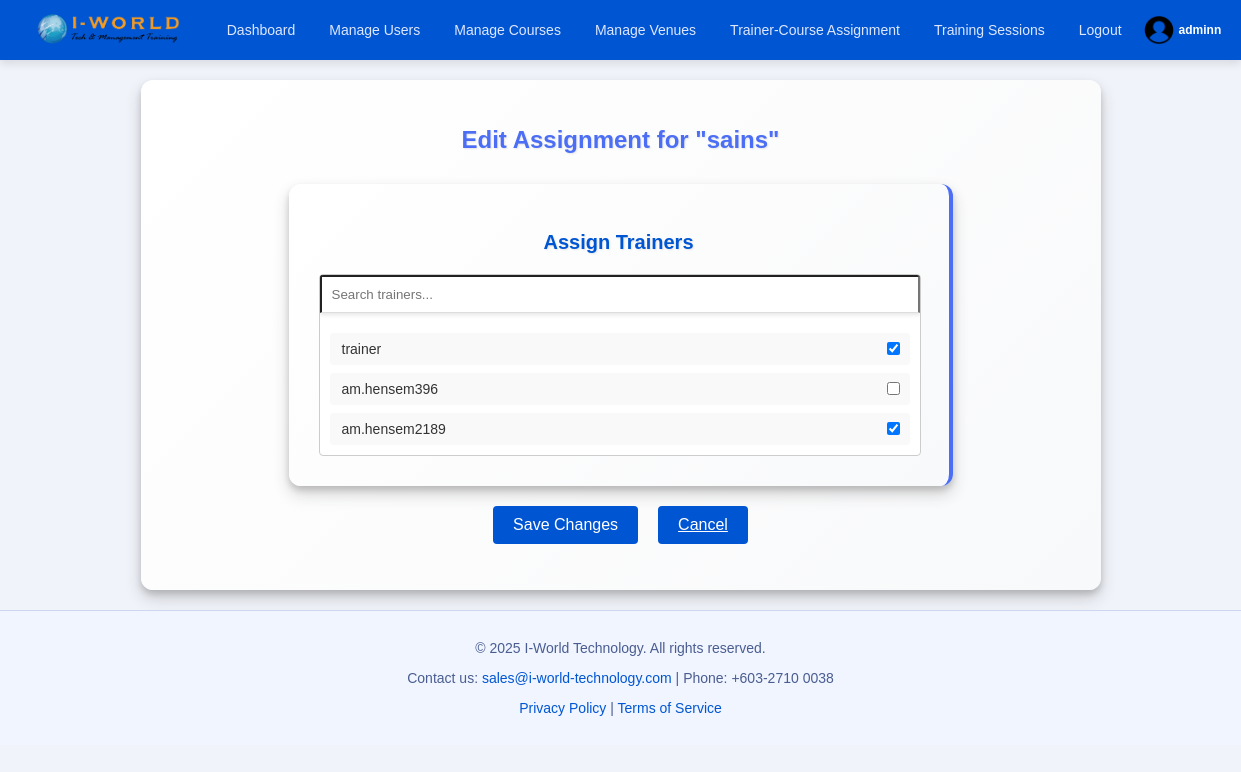
The app's page /edit_assignment.php?course=sains (signed in) with its own data.
### tables this page shows
CREATE TABLE `users` (
  `id` int(11) NOT NULL,
  `username` varchar(50) NOT NULL,
  `first_name` varchar(50) NOT NULL,
  `last_name` varchar(50) NOT NULL,
  `password` varchar(255) NOT NULL,
  `email` varchar(100) NOT NULL,
  `role_id` int(11) NOT NULL,
  `created_at` timestamp NOT NULL DEFAULT current_timestamp(),
  `created_by` int(11) DEFAULT NULL,
  `phone_number` varchar(15) DEFAULT NULL
);

### edit_assignment.php (the view, shortened to what this page needs)
<?php
require_once 'config.php';
include 'navbar.php';
$courseName = $_GET['course'];
$courseQuery = $conn->prepare("SELECT id FROM courses WHERE course_name = ?");
$courseQuery->bind_param('s', $courseName);
$courseQuery->execute();
$courseResult = $courseQuery->get_result();
$course = $courseResult->fetch_assoc();
$courseId = $course['id'];
$assignedTrainersQuery = $conn->prepare("
    SELECT t.id, t.username
    FROM course_assignments ca
    JOIN users t ON ca.trainer_id = t.id
    WHERE ca.course_id = ?
");
$assignedTrainersQuery->bind_param('i', $courseId);
$assignedTrainersQuery->execute();
$assignedTrainersResult = $assignedTrainersQuery->get_result();
$assignedTrainers = [];
while ($row = $assignedTrainersResult->fetch_assoc()) {
    $assignedTrainers[$row['id']] = $row['username'];
}
$allTrainersQuery = $conn->query("SELECT id, username FROM users WHERE role_id = 3");
?>
<!DOCTYPE html>
<html lang="en">
<head>
    <link rel="stylesheet" href="styles.css">
</head>
<body>
<div class="form-container" style="max-width: 900px;">
    <h1>Edit Assignment for "<?php echo htmlspecialchars($courseName); ?>"</h1>
    <form method="POST" action="edit_assignment.php?course=<?php echo urlencode($courseName); ?>">
        <div class="form-container role-info-container">
            <h2>Assign Trainers</h2>
            <div class="trainer-container">
                <input type="text" id="search-trainers" placeholder="Search trainers..." onkeyup="filterTrainers()">
                <div class="trainer-list" id="trainer-list">
                    <?php while ($trainer = $allTrainersQuery->fetch_assoc()): ?>
                        <label class="trainer-item">
                            <span><?php echo htmlspecialchars($trainer['username']); ?></span>
                            <input type="checkbox" name="trainers[]" value="<?php echo $trainer['id']; ?>" <?php echo in_array($trainer['id'], array_keys($assignedTrainers)) ? 'checked' : ''; ?>>
                        </label>
                    <?php endwhile; ?>
                </div>
            </div>
        </div>
        <div class="form-actions">
            <button type="submit" class="btn btn-primary">Save Changes</button>
            <a href="trainer_course_assignments.php" class="btn btn-secondary">Cancel</a>
        </div>
    </form>
</div>
<?php include 'footer.php'; ?>
</body>
</html>

### styles.css (style rules this page uses)
body { font-family: 'Arial', sans-serif; margin: 0; padding: 0; background-color: #f0f3f9; color: #333; }
.btn { background-color: #0056d2; color: white; padding: 10px 20px; font-size: 16px; border: none; border-radius: 4px; cursor: pointer; transition: background-color 0.3s ease; }
button { background-color: #0056d2; color: #fff; padding: 10px 15px; border: none; border-radius: 4px; font-size: 16px; cursor: pointer; transition: background-color 0.3s ease; }
.form-container { max-width: 600px; margin: 20px auto; background: linear-gradient(135deg, #ffffff, #f8f9fa); box-shadow: 0 8px 16px rgba(48, 46, 46, 0.2), 0 4px 6px rgba(0, 0, 0, 0.15); padding: 30px; border-radius: 12px; }
.form-actions { display: flex; justify-content: center; gap: 20px; margin-top: 20px; }
.role-info-container { margin-top: 30px; border-right: 4px solid #4c6ef5; }
.form-container h1 { color: #0056d2; font-size: 24px; margin-bottom: 20px; text-align: center; }
.form-container h1, .form-container h2 { color: #4c6ef5; text-shadow: 1px 1px 2px rgba(0, 0, 0, 0.1); margin-bottom: 20px; text-align: center; }
.form-container h2 { font-size: 20px; color: #0056d2; text-align: center; }
.trainer-container { position: relative; width: 100%; max-height: 200px; overflow-y: auto; border: 1px solid #ccc; border-radius: 4px; padding: 0; background-color: #fff; }
.trainer-container input[type="text"] { position: sticky; top: 0; z-index: 1; background-color: #fff; padding: 10px; border-bottom: 1px solid #ddd; box-shadow: 0 2px 4px rgba(0, 0, 0, 0.1); width: 100%; box-sizing: border-box; }
.trainer-list { display: flex; flex-direction: column; gap: 8px; padding: 10px; }
#search-courses, #search-trainers { margin-bottom: 10px; }
.trainer-list { display: flex; flex-direction: column; gap: 8px; }
.trainer-item { display: flex; align-items: center; justify-content: space-between; padding: 8px 0 8px 12px; border-radius: 4px; cursor: pointer; background-color: #f9f9f9; transition: background-color 0.3s ease, box-shadow 0.3s ease; box-shadow: none; box-sizing: border-box; }
.trainer-item input[type="checkbox"] { border: 2px solid red !important; margin: 0 10px 0 auto !important; padding: 0 !important; width: auto !important; }
.trainer-item span { flex-grow: 1; text-align: left; font-size: 14px; color: #333; }

### records on screen
users: username "trainer", id "☑"
users: username "am.hensem396"
users: username "am.hensem2189", id "☑"

### other values on screen
$username "adminn"
$courseName "sains"
